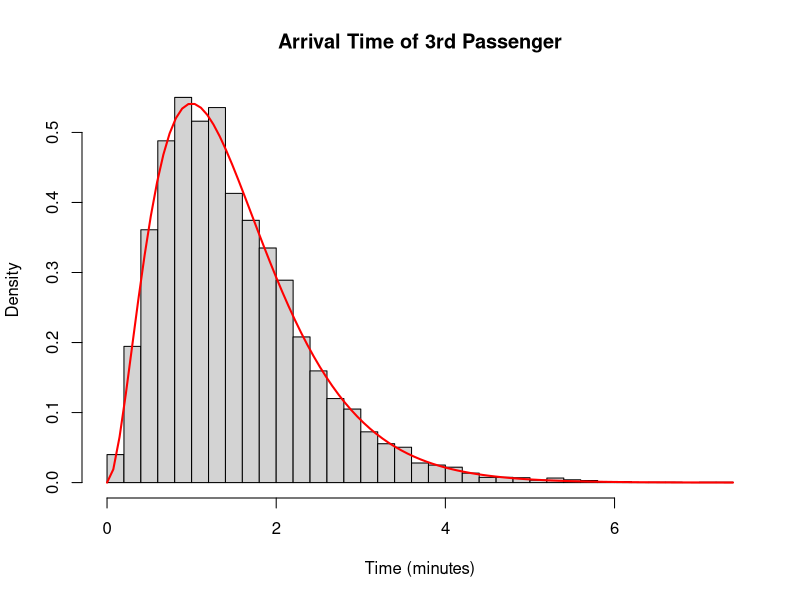
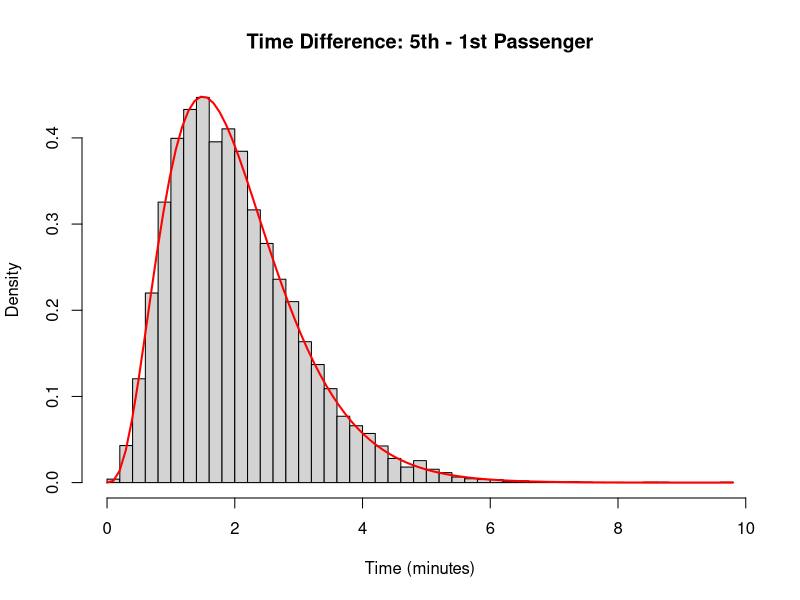

Write R code to recreate these figures, in order.
# Part a
lambda <- 2

prob_6 <- 1 - ppois(6, lambda=lambda * 2)

cat("P(more than 6 passengers after 2 minutes):", prob_6, "\n")

prob_4 <- ppois(4, lambda=lambda * 3)

cat("P(less than 4 passengers after 3 minutes):", prob_4, "\n")

# Part b
k <- 3
n_sim <- 10000

arrival_times <- rgamma(n_sim, shape=k, rate=lambda)

hist(arrival_times, breaks=50, probability=TRUE,main = "Arrival Time of 3rd Passenger",xlab = "Time (minutes)")

curve(dgamma(x, shape=k, rate=lambda),col="red", lwd = 2, add=TRUE)

# Part c
K <- 4

time_diff <- rgamma(n_sim, shape=K, rate=lambda)

hist(time_diff, breaks=50, probability=TRUE,main = "Time Difference: 5th - 1st Passenger",xlab = "Time (minutes)")

curve(dgamma(x, shape=K, rate=lambda),col="red", lwd = 2, add=TRUE)